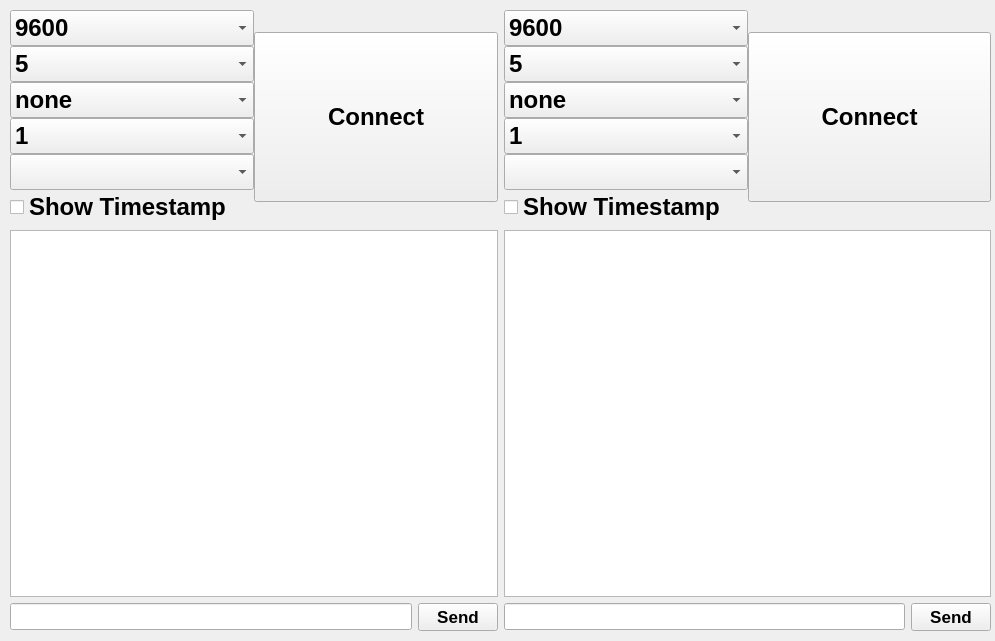
<?xml version="1.0" encoding="UTF-8"?>
<ui version="4.0">
 <class>main</class>
 <widget class="QWidget" name="main">
  <property name="geometry">
   <rect>
    <x>0</x>
    <y>0</y>
    <width>995</width>
    <height>641</height>
   </rect>
  </property>
  <property name="font">
   <font>
    <pointsize>18</pointsize>
    <weight>75</weight>
    <italic>false</italic>
    <bold>true</bold>
    <underline>false</underline>
   </font>
  </property>
  <property name="windowTitle">
   <string>main</string>
  </property>
  <widget class="QWidget" name="verticalLayoutWidget">
   <property name="geometry">
    <rect>
     <x>10</x>
     <y>10</y>
     <width>981</width>
     <height>621</height>
    </rect>
   </property>
   <layout class="QVBoxLayout" name="mainPage_vertical">
    <item>
     <layout class="QHBoxLayout" name="sidePage_horizontal">
      <item>
       <layout class="QVBoxLayout" name="layout_left" stretch="0,0,0">
        <property name="spacing">
         <number>-1</number>
        </property>
        <item>
         <layout class="QHBoxLayout" name="connectionBar_left">
          <property name="spacing">
           <number>0</number>
          </property>
          <property name="sizeConstraint">
           <enum>QLayout::SetDefaultConstraint</enum>
          </property>
          <item>
           <layout class="QVBoxLayout" name="setting_left">
            <property name="spacing">
             <number>0</number>
            </property>
            <property name="sizeConstraint">
             <enum>QLayout::SetFixedSize</enum>
            </property>
            <item>
             <widget class="QComboBox" name="baudrateMenu_left">
              <item>
               <property name="text">
                <string>9600</string>
               </property>
              </item>
              <item>
               <property name="text">
                <string>38400</string>
               </property>
              </item>
              <item>
               <property name="text">
                <string>115200</string>
               </property>
              </item>
             </widget>
            </item>
            <item>
             <widget class="QComboBox" name="dataBitsMenu_left">
              <item>
               <property name="text">
                <string>5</string>
               </property>
              </item>
              <item>
               <property name="text">
                <string>6</string>
               </property>
              </item>
              <item>
               <property name="text">
                <string>7</string>
               </property>
              </item>
              <item>
               <property name="text">
                <string>8</string>
               </property>
              </item>
             </widget>
            </item>
            <item>
             <widget class="QComboBox" name="paritiyMenu_left">
              <item>
               <property name="text">
                <string>none</string>
               </property>
              </item>
              <item>
               <property name="text">
                <string>odd</string>
               </property>
              </item>
              <item>
               <property name="text">
                <string>even</string>
               </property>
              </item>
             </widget>
            </item>
            <item>
             <widget class="QComboBox" name="stopBitsMenu_left">
              <item>
               <property name="text">
                <string>1</string>
               </property>
              </item>
              <item>
               <property name="text">
                <string>1.5</string>
               </property>
              </item>
              <item>
               <property name="text">
                <string>2</string>
               </property>
              </item>
             </widget>
            </item>
            <item>
             <widget class="QComboBox" name="portMenu_left"/>
            </item>
            <item>
             <widget class="QCheckBox" name="timeStampCheckBox_left">
              <property name="maximumSize">
               <size>
                <width>1678238</width>
                <height>16777215</height>
               </size>
              </property>
              <property name="baseSize">
               <size>
                <width>0</width>
                <height>0</height>
               </size>
              </property>
              <property name="text">
               <string>Show Timestamp</string>
              </property>
             </widget>
            </item>
           </layout>
          </item>
          <item>
           <widget class="QPushButton" name="connectButton_left">
            <property name="maximumSize">
             <size>
              <width>16777215</width>
              <height>170</height>
             </size>
            </property>
            <property name="text">
             <string>Connect</string>
            </property>
           </widget>
          </item>
         </layout>
        </item>
        <item>
         <widget class="QTextBrowser" name="textBrowser_left">
          <property name="font">
           <font>
            <pointsize>12</pointsize>
            <weight>50</weight>
            <italic>false</italic>
            <bold>false</bold>
            <underline>false</underline>
           </font>
          </property>
         </widget>
        </item>
        <item>
         <layout class="QHBoxLayout" name="sendBar_left">
          <item>
           <widget class="QLineEdit" name="sendLine_left">
            <property name="font">
             <font>
              <pointsize>12</pointsize>
              <weight>50</weight>
              <italic>false</italic>
              <bold>false</bold>
              <underline>false</underline>
             </font>
            </property>
           </widget>
          </item>
          <item>
           <widget class="QPushButton" name="sendButton_left">
            <property name="font">
             <font>
              <pointsize>13</pointsize>
              <weight>75</weight>
              <italic>false</italic>
              <bold>true</bold>
              <underline>false</underline>
             </font>
            </property>
            <property name="text">
             <string>Send</string>
            </property>
           </widget>
          </item>
         </layout>
        </item>
       </layout>
      </item>
      <item>
       <layout class="QVBoxLayout" name="layout_right">
        <item>
         <layout class="QHBoxLayout" name="connectionBar_right">
          <property name="spacing">
           <number>0</number>
          </property>
          <property name="sizeConstraint">
           <enum>QLayout::SetDefaultConstraint</enum>
          </property>
          <item>
           <layout class="QVBoxLayout" name="setting_right">
            <property name="spacing">
             <number>0</number>
            </property>
            <property name="sizeConstraint">
             <enum>QLayout::SetFixedSize</enum>
            </property>
            <item>
             <widget class="QComboBox" name="baudrateMenu_right">
              <item>
               <property name="text">
                <string>9600</string>
               </property>
              </item>
              <item>
               <property name="text">
                <string>38400</string>
               </property>
              </item>
              <item>
               <property name="text">
                <string>115200</string>
               </property>
              </item>
             </widget>
            </item>
            <item>
             <widget class="QComboBox" name="dataBitsMenu_right">
              <item>
               <property name="text">
                <string>5</string>
               </property>
              </item>
              <item>
               <property name="text">
                <string>6</string>
               </property>
              </item>
              <item>
               <property name="text">
                <string>7</string>
               </property>
              </item>
              <item>
               <property name="text">
                <string>8</string>
               </property>
              </item>
             </widget>
            </item>
            <item>
             <widget class="QComboBox" name="parityMenu_right">
              <item>
               <property name="text">
                <string>none</string>
               </property>
              </item>
              <item>
               <property name="text">
                <string>odd</string>
               </property>
              </item>
              <item>
               <property name="text">
                <string>even</string>
               </property>
              </item>
             </widget>
            </item>
            <item>
             <widget class="QComboBox" name="stopBitsMenu_right">
              <item>
               <property name="text">
                <string>1</string>
               </property>
              </item>
              <item>
               <property name="text">
                <string>1.5</string>
               </property>
              </item>
              <item>
               <property name="text">
                <string>2</string>
               </property>
              </item>
             </widget>
            </item>
            <item>
             <widget class="QComboBox" name="portMenu_right"/>
            </item>
            <item>
             <widget class="QCheckBox" name="timeStampCheckBox_right">
              <property name="maximumSize">
               <size>
                <width>1678238</width>
                <height>16777215</height>
               </size>
              </property>
              <property name="baseSize">
               <size>
                <width>0</width>
                <height>0</height>
               </size>
              </property>
              <property name="text">
               <string>Show Timestamp</string>
              </property>
             </widget>
            </item>
           </layout>
          </item>
          <item>
           <widget class="QPushButton" name="connectionButton_right">
            <property name="maximumSize">
             <size>
              <width>16777215</width>
              <height>170</height>
             </size>
            </property>
            <property name="text">
             <string>Connect</string>
            </property>
           </widget>
          </item>
         </layout>
        </item>
        <item>
         <widget class="QTextBrowser" name="textBrowser_right">
          <property name="font">
           <font>
            <pointsize>12</pointsize>
            <weight>50</weight>
            <italic>false</italic>
            <bold>false</bold>
            <underline>false</underline>
           </font>
          </property>
         </widget>
        </item>
        <item>
         <layout class="QHBoxLayout" name="sendBar_right">
          <item>
           <widget class="QLineEdit" name="sendLine_right">
            <property name="font">
             <font>
              <pointsize>12</pointsize>
              <weight>50</weight>
              <italic>false</italic>
              <bold>false</bold>
              <underline>false</underline>
             </font>
            </property>
           </widget>
          </item>
          <item>
           <widget class="QPushButton" name="sendButton_right">
            <property name="font">
             <font>
              <pointsize>13</pointsize>
              <weight>75</weight>
              <italic>false</italic>
              <bold>true</bold>
              <underline>false</underline>
             </font>
            </property>
            <property name="text">
             <string>Send</string>
            </property>
           </widget>
          </item>
         </layout>
        </item>
       </layout>
      </item>
     </layout>
    </item>
   </layout>
  </widget>
 </widget>
 <resources/>
 <connections/>
</ui>
